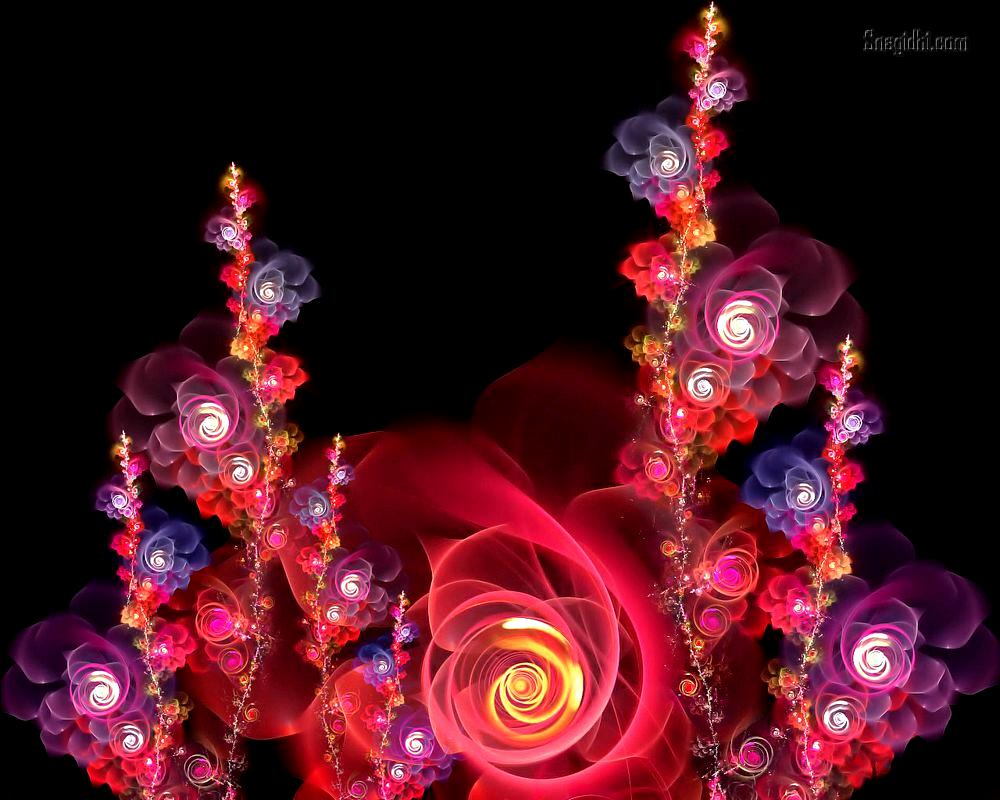
#> input picture flowers.jpg, 1000 x 800 px
$ python task2.py
#> lines starting #> are read from the running program, lines starting #| are printed output that depends on the picture
import matplotlib.pyplot as plt
import matplotlib.image as mpimg
import numpy as np
import scipy as sp


def image_svd(n):


    # to keep the 30 none zero elements
    Sr1=Sr.copy()
    Sg1=Sg.copy()
    Sb1=Sb.copy()

    Sr1[n:800]=np.zeros_like(Sr[n:800])
    Sg1[n:800]=np.zeros_like(Sg[n:800])
    Sb1[n:800]=np.zeros_like(Sb[n:800])

    # to create a matrix of sigma to perform dot multiplication
    Sr1 = sp.linalg.diagsvd(Sr1,800,1000)
    Sg1 = sp.linalg.diagsvd(Sg1,800,1000)
    Sb1 = sp.linalg.diagsvd(Sb1,800,1000)

    # to perform dot multiplication for new matrix
    new_r = np.dot(np.dot(Ur,Sr1), Vr)
    new_g = np.dot(np.dot(Ug,Sg1), Vg)
    new_b = np.dot(np.dot(Ub,Sb1), Vb)

    img[:,:,0]= new_r
    img[:,:,1]= new_g
    img[:,:,2]= new_b

    #to plot the picture
    fig2 = plt.figure(n)
    ax1 = fig2.add_subplot(2,2,1)
    ax2 = fig2.add_subplot(2,2,2)
    ax3 = fig2.add_subplot(2,2,3)
    ax4 = fig2.add_subplot(2,2,4)
    ax1.imshow(img)
    ax2.imshow(r, cmap = 'Reds')
    ax3.imshow(g, cmap = 'Greens')
    ax4.imshow(b, cmap = 'Blues')
    plt.show()


#the original resolution
img=mpimg.imread('flowers.jpg')
#> img is the input picture: shape (800, 1000, 3); mean R, G, B 72.5, 20, 30
[r,g,b] = [img[:,:,i] for i in range(3)]
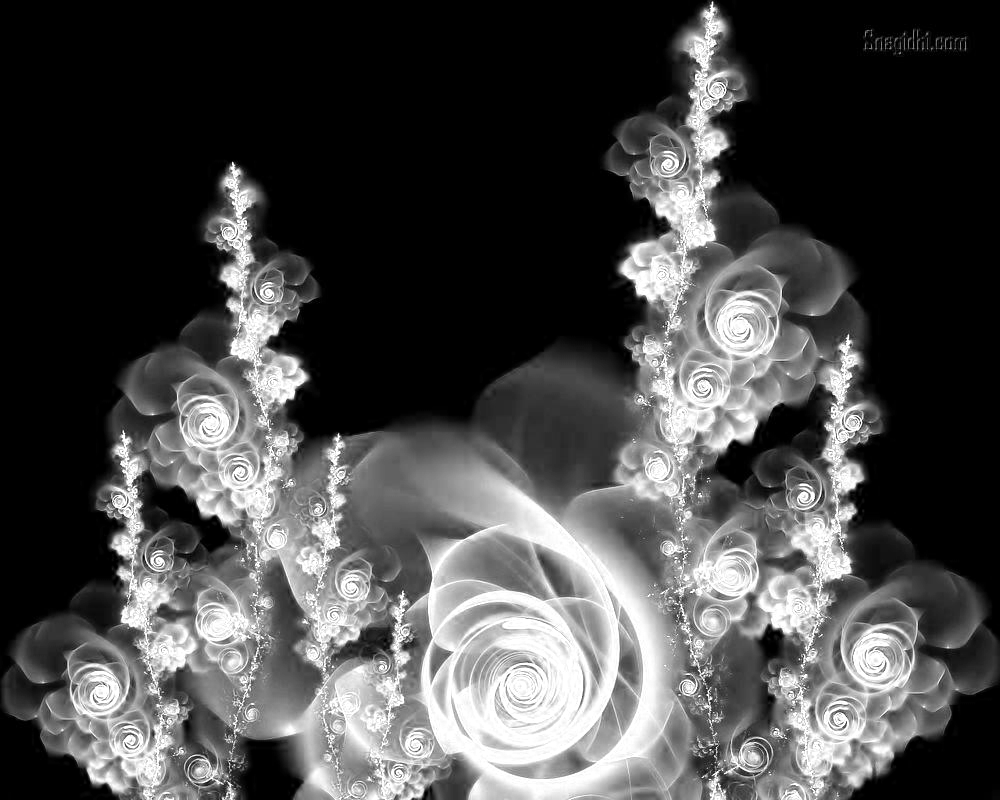
#> r: shape (800, 1000); min 0, max 255, mean 72.5
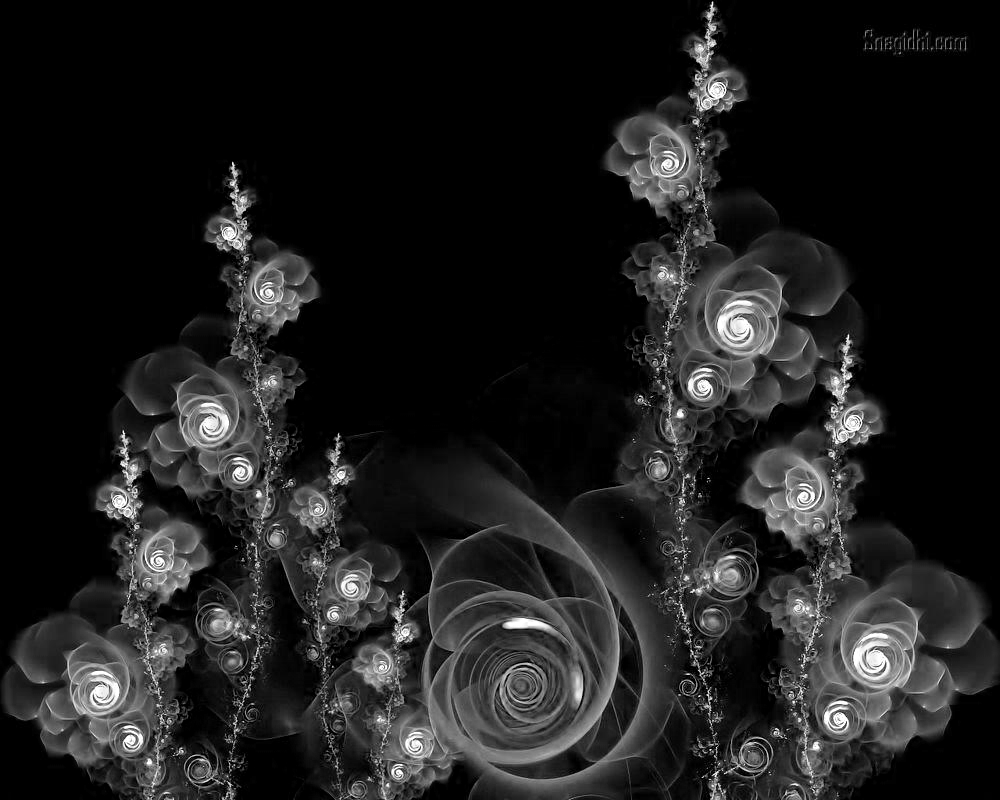
#> b: shape (800, 1000); min 0, max 255, mean 30
fig = plt.figure(1)
ax1 = fig.add_subplot(2,2,1)
ax2 = fig.add_subplot(2,2,2)
ax3 = fig.add_subplot(2,2,3)
ax4 = fig.add_subplot(2,2,4)
ax1.imshow(img)
ax2.imshow(r, cmap = 'Reds')
ax3.imshow(g, cmap = 'Greens')
ax4.imshow(b, cmap = 'Blues')
plt.show()

#to find U, sigma and V for red matrix
Ur, Sr, Vr = sp.linalg.svd(r)
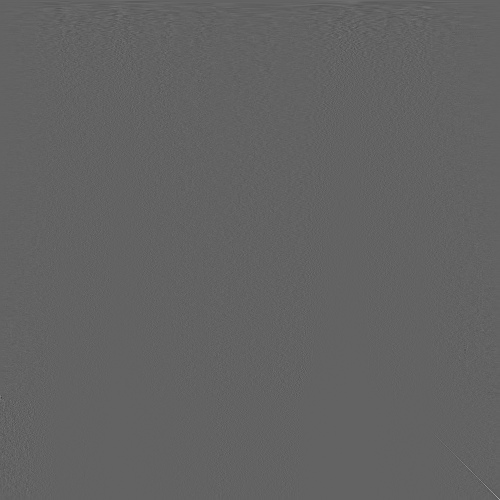
#> Vr: shape (1000, 1000) float32 (shown at 1/2 size); min -0.61, max 0.961, mean 2.31e-05; drawn with min black and max white
#> Sr = 800 values, max 86437.5 at index 0, min 0.0035 at index 799, mean 689.3
#to find U, sigma and V for green matrix
Ug, Sg, Vg = sp.linalg.svd(g)
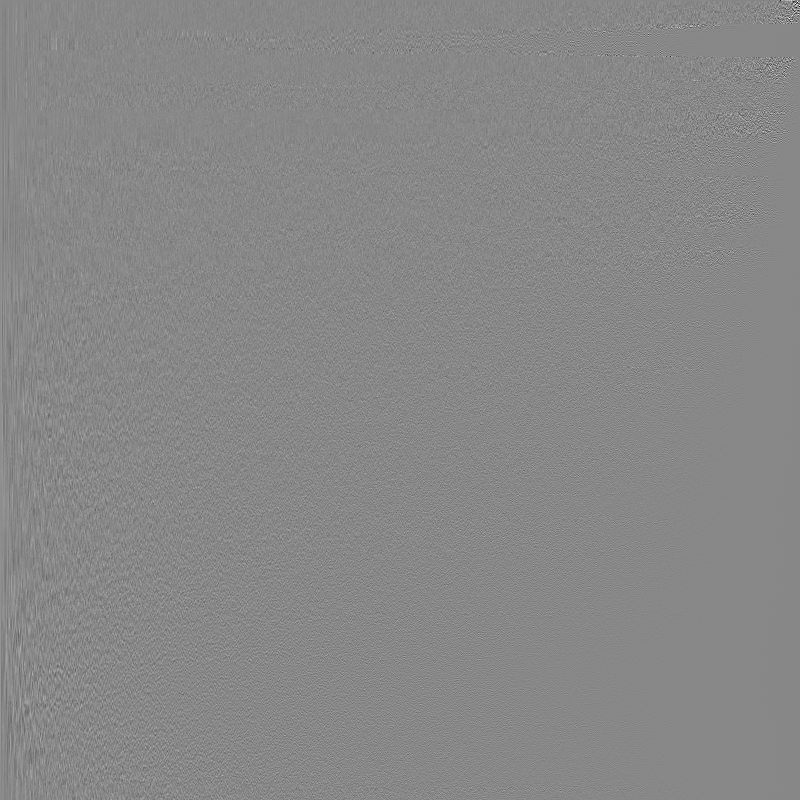
#> Ug: shape (800, 800) float32; min -0.668, max 0.585, mean 4.76e-05; drawn with min black and max white
#> Sg = 800 values, max 24357.5 at index 0, min 0.000936 at index 799, mean 520.4
#U, sigma and V for blue matrix
Ub, Sb, Vb = sp.linalg.svd(b)
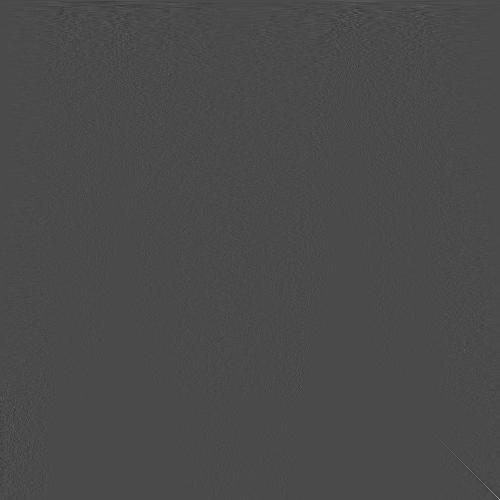
#> Vb: shape (1000, 1000) float32 (shown at 1/2 size); min -0.395, max 0.956, mean 3.29e-05; drawn with min black and max white
#> Sb = 800 values, max 34805.6 at index 0, min 0.00151 at index 799, mean 546.1

#to find out the none zero elements in sigma of each red, green and blue matrices
nonzero_r=np.count_nonzero(Sr)
#> nonzero_r = 800
nonzero_g=np.count_nonzero(Sg)
#> nonzero_g = 800
nonzero_b=np.count_nonzero(Sb)
#> nonzero_b = 800
print("The number of non zero elements in original Sigma of red, green, blue matrices are", nonzero_r,"," ,nonzero_g,"and" ,nonzero_b, "respectively.")
#| The number of non zero elements in original Sigma of red, green, blue matrices are 800 , 800 and 800 respectively.


#lower resolution of sigma 30
image_svd(30)
#> in image_svd, `Sr1=Sr.copy()`: Sr1 has the same summary as Sr outside image_svd
#> in image_svd, `Sg1=Sg.copy()`: Sg1 has the same summary as Sg outside image_svd
#> in image_svd, `Sb1=Sb.copy()`: Sb1 has the same summary as Sb outside image_svd
#> in image_svd, `new_r = np.dot(np.dot(Ur,Sr1), Vr)`:
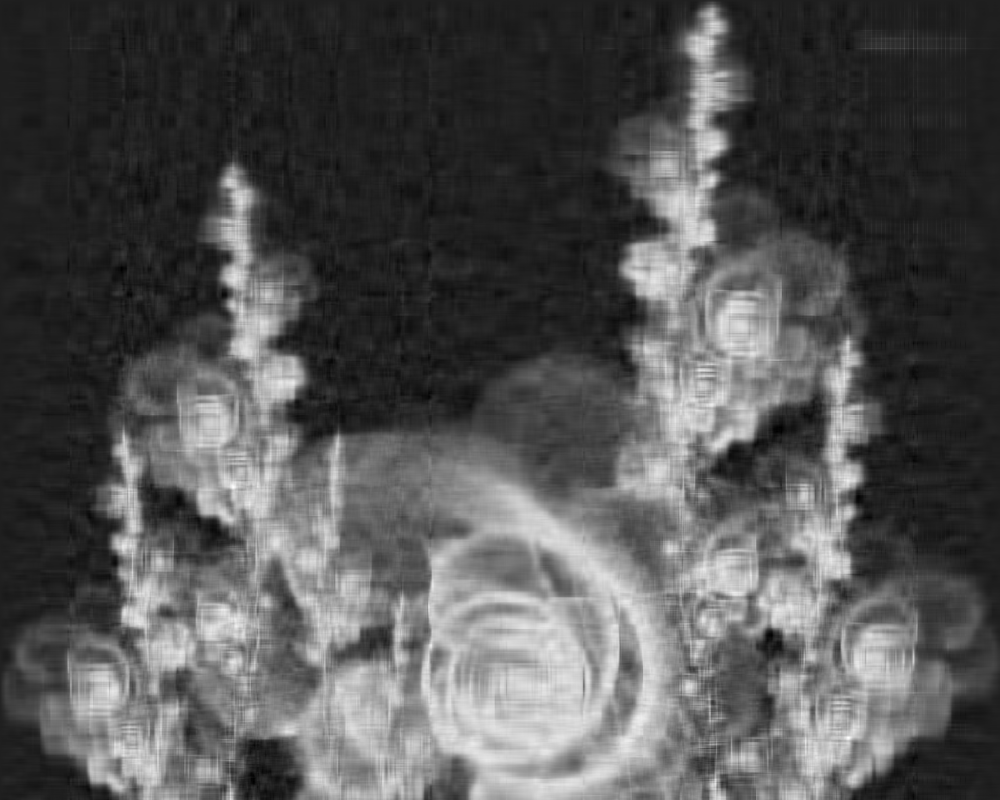
#> new_r: shape (800, 1000) float32; min -43.52, max 309.9, mean 72.5; drawn with min black and max white
#> in image_svd, `new_b = np.dot(np.dot(Ub,Sb1), Vb)`:
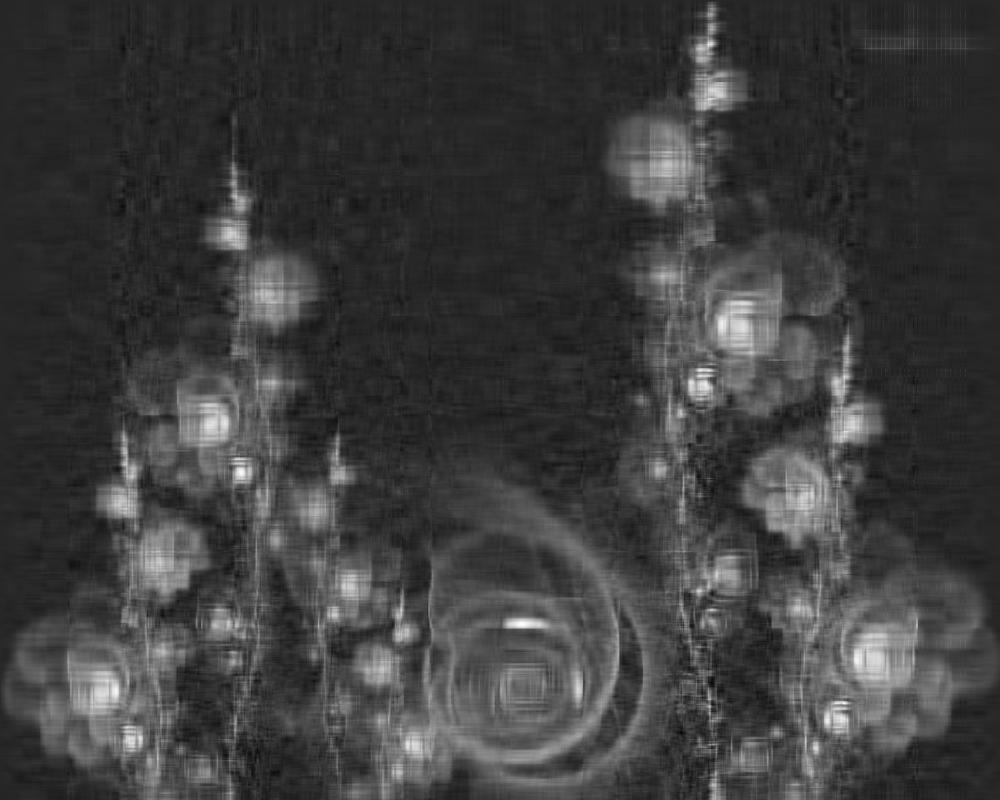
#> new_b: shape (800, 1000) float32; min -51.22, max 282.9, mean 30; drawn with min black and max white
#> (the run stopped early here; a loop or call above may not have finished)
